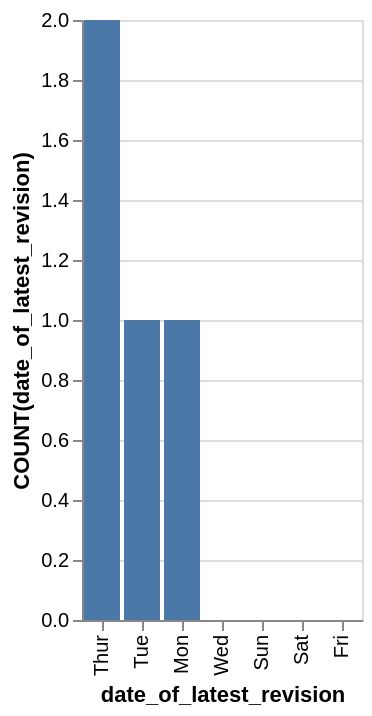

Source (Vega-Lite JSON):
### Vega-Lite specification from a JSON file in a GitHub repository (floating-point values rounded to 4 significant figures)
{"data": {"values": [{"x_data": "Thur", "y_data": 2}, {"x_data": "Tue", "y_data": 1}, {"x_data": "Mon", "y_data": 1}, {"x_data": "Wed", "y_data": 0}, {"x_data": "Sun", "y_data": 0}, {"x_data": "Sat", "y_data": 0}, {"x_data": "Fri", "y_data": 0}]}, "mark": "bar", "encoding": {"x": {"field": "x_data", "type": "nominal", "title": "date_of_latest_revision", "sort": {"op": "sum", "field": "y_data", "order": "descending"}}, "y": {"field": "y_data", "type": "quantitative", "title": "COUNT(date_of_latest_revision)"}}}
